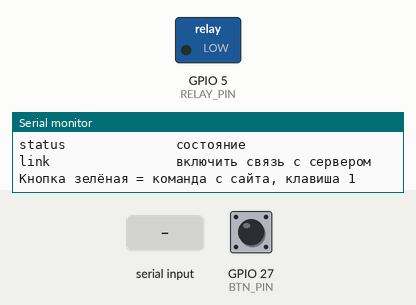
Recording of a sketch running on a simulated ESP32. Shown: switched loads named in the sketch (green lamp = pin HIGH), the last lines printed to the serial monitor. Inputs (shaded band) come from the test bench; at power-on: GPIO 27 (BTN_PIN) HIGH.

Above: at 1.2 s.
1.3 s: GPIO 27 (BTN_PIN) pulled LOW for 0.15 s
At 1.7 s:
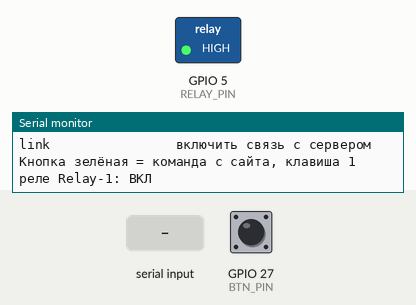
4.4 s: "off\n" received over Serial
At 5.3 s:
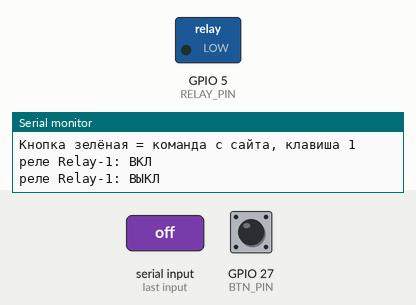
5.9 s: "on\n" received over Serial
At 6.4 s:
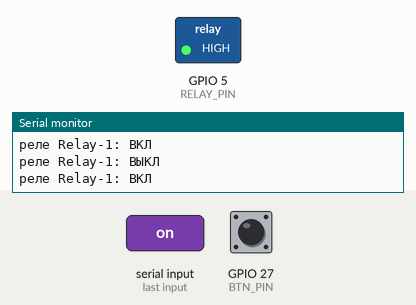
Timing chart, 0 to 8.4 s (numbered marks = the images above; inputs shaded):
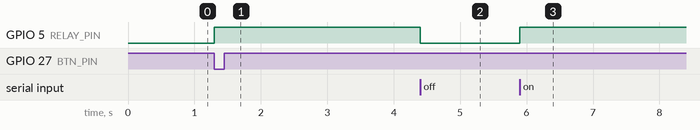

The sketch:

umdom_relay_sim.ino
```cpp
#include <WiFi.h>
#include <HTTPClient.h>
#include <WiFiClient.h>

const char *AP_SSID     = "UmDom";
const char *AP_PASS     = "umdom1234";
const char *SERVER_IP   = "192.168.4.1";
const char *DEVICE_NAME = "Relay-1";
const bool  USE_LINK    = false;

const uint8_t  RELAY_PIN  = 5;
const uint8_t  BTN_PIN    = 27;
const bool     ACTIVE_LOW = false;
const uint32_t POLL_MS    = 2000;

bool     relayOn = false;
String   devId;
uint32_t pollTs = 0;
bool     btnPrev = true;

void applyRelay() {
  digitalWrite(RELAY_PIN, ACTIVE_LOW ? !relayOn : relayOn);
  Serial.print(F("реле "));
  Serial.print(DEVICE_NAME);
  Serial.print(F(": "));
  Serial.println(relayOn ? "ВКЛ" : "ВЫКЛ");
}

void setRelay(bool on) {
  if (relayOn == on) return;
  relayOn = on;
  applyRelay();
}

bool sendToServer(const char *path, const String &extra, String &answer) {
  HTTPClient http;
  String url = String("http://") + SERVER_IP + path + "?id=" + devId + "&name=" +
               DEVICE_NAME + "&type=relay" + (extra.length() ? "&" + extra : "");
  WiFiClient client;
  if (!http.begin(client, url)) return false;
  int code = http.GET();
  bool ok = (code == 200);
  if (ok) answer = http.getString();
  http.end();
  return ok;
}

void pollServer() {
  String answer;
  if (sendToServer("/api/dev", "", answer)) {
    setRelay(answer == "1");
  } else {
    Serial.println(F("сервер недоступен, продолжаем искать сеть"));
  }
}

void help() {
  Serial.println(F("--- устройство-реле (симуляция Wokwi) ---"));
  Serial.println(F("on / off / toggle   управление реле"));
  Serial.println(F("status              состояние"));
  Serial.println(F("link                включить связь с сервером"));
  Serial.println(F("Кнопка зелёная = команда с сайта, клавиша 1"));
}

void command(char *line) {
  String cmd(line);
  cmd.toLowerCase();

  if (cmd == "on") { setRelay(true); return; }
  if (cmd == "off") { setRelay(false); return; }
  if (cmd == "toggle") { setRelay(!relayOn); return; }
  if (cmd == "status") {
    Serial.print(F("id:  "));
    Serial.println(devId);
    Serial.print(F("сеть: "));
    Serial.print(WiFi.status() == WL_CONNECTED ? WiFi.SSID() : String(F("-")));
    Serial.print(F("  сервер: "));
    Serial.println(USE_LINK && WiFi.status() == WL_CONNECTED ? SERVER_IP : String(F("нет")));
    Serial.print(F("реле: "));
    Serial.println(relayOn ? "ВКЛ" : "ВЫКЛ");
    return;
  }
  if (cmd == "link") {
    Serial.println(F("в симуляции сервера нет, USE_LINK = false"));
    return;
  }
  help();
}

void serialLoop() {
  static char buf[48];
  static size_t len = 0;
  while (Serial.available()) {
    char c = (char)Serial.read();
    if (c == '\r' || c == '\n') {
      if (len) { buf[len] = 0; command(buf); len = 0; }
    } else if (len < sizeof(buf) - 1) {
      buf[len++] = c;
    }
  }
}

void buttonLoop() {
  bool now = digitalRead(BTN_PIN);
  if (btnPrev && !now) setRelay(!relayOn);
  btnPrev = now;
}

void setup() {
  Serial.begin(115200);
  pinMode(RELAY_PIN, OUTPUT);
  digitalWrite(RELAY_PIN, LOW);
  pinMode(BTN_PIN, INPUT_PULLUP);
  devId = String((uint32_t)ESP.getEfuseMac());
  WiFi.mode(WIFI_STA);
  if (USE_LINK) WiFi.begin(AP_SSID, AP_PASS);
  applyRelay();
  help();
}

void loop() {
  serialLoop();
  buttonLoop();
  if (USE_LINK && (uint32_t)(millis() - pollTs) >= POLL_MS) {
    pollTs = millis();
    pollServer();
  }
}
```

Measured:
- after the input at 1.3 s, GPIO 5 (RELAY_PIN): LOW → HIGH at once
- after the input at 4.4 s, GPIO 5 (RELAY_PIN): HIGH → LOW at once
- after the input at 5.9 s, GPIO 5 (RELAY_PIN): LOW → HIGH at once
